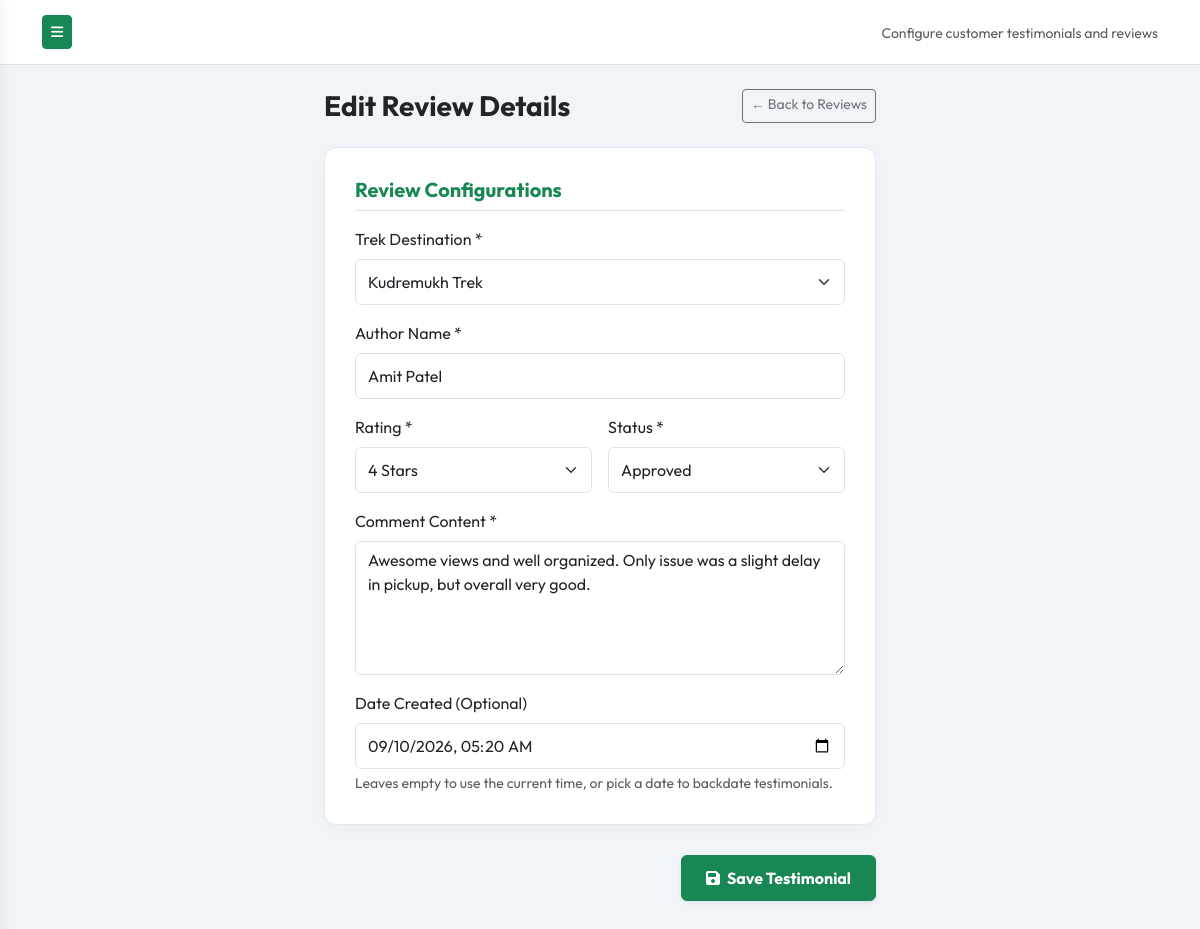
Screenshot of /admin/reviews/add.php?id=2 (signed in) with the database file from the repository.
### tables this page shows
CREATE TABLE IF NOT EXISTS `reviews` (
  `id` INT AUTO_INCREMENT PRIMARY KEY,
  `user_id` INT DEFAULT NULL,
  `trek_id` INT NOT NULL,
  `name` VARCHAR(100) NOT NULL,
  `rating` INT NOT NULL CHECK (`rating` BETWEEN 1 AND 5),
  `comment` TEXT NOT NULL,
  `status` ENUM('Pending', 'Approved', 'Rejected') DEFAULT 'Pending',
  `created_at` TIMESTAMP DEFAULT CURRENT_TIMESTAMP,
  FOREIGN KEY (`user_id`) REFERENCES `users`(`id`) ON DELETE SET NULL,
  FOREIGN KEY (`trek_id`) REFERENCES `treks`(`id`) ON DELETE CASCADE
);

CREATE TABLE IF NOT EXISTS `treks` (
  `id` INT AUTO_INCREMENT PRIMARY KEY,
  `category_id` INT DEFAULT NULL,
  `title` VARCHAR(255) NOT NULL,
  `slug` VARCHAR(255) NOT NULL UNIQUE,
  `location` VARCHAR(150) DEFAULT 'Karnataka',
  `image` VARCHAR(255) DEFAULT NULL,
  `duration` VARCHAR(100) NOT NULL,
  `difficulty` ENUM('Easy', 'Moderate', 'Difficult') DEFAULT 'Moderate',
  `trek_distance` DECIMAL(5,2) NOT NULL,
  `altitude` INT NOT NULL,
  `price` DECIMAL(10,2) NOT NULL,
  `offer_price` DECIMAL(10,2) DEFAULT NULL,
  `with_transport_price` DECIMAL(10,2) NOT NULL DEFAULT 0.00,
  `with_transport_offer_price` DECIMAL(10,2) DEFAULT NULL,
  `without_transport_price` DECIMAL(10,2) NOT NULL DEFAULT 0.00,
  `without_transport_offer_price` DECIMAL(10,2) DEFAULT NULL,
  `transport_enabled` TINYINT(1) DEFAULT 1,
  `own_transport_enabled` TINYINT(1) DEFAULT 1,
  `own_transport_note` TEXT DEFAULT NULL,
  `with_transport_note` TEXT DEFAULT NULL,
  `description` TEXT NOT NULL,
  `itinerary` TEXT NOT NULL,
  `inclusions` TEXT DEFAULT NULL,
  `exclusions` TEXT DEFAULT NULL,
  `with_transport_inclusions` TEXT DEFAULT NULL,
  `with_transport_exclusions` TEXT DEFAULT NULL,
  `own_transport_inclusions` TEXT DEFAULT NULL,
  `own_transport_exclusions` TEXT DEFAULT NULL,
  `things_to_carry` TEXT DEFAULT NULL,
  `pickup_points_txt` TEXT DEFAULT NULL,
  `status` ENUM('Active', 'Inactive') DEFAULT 'Active',
  `recurring_friday` TINYINT(1) DEFAULT 0,
  `recurring_saturday` TINYINT(1) DEFAULT 0,
  `recurring_sunday` TINYINT(1) DEFAULT 0,
  `recurring_until` DATE DEFAULT NULL,
  `featured` TINYINT(1) DEFAULT 0,
  `meta_title` VARCHAR(150) DEFAULT NULL,
  `meta_description` VARCHAR(255) DEFAULT NULL,
  `focus_keyphrase` VARCHAR(150) DEFAULT NULL,
  `excerpt` TEXT DEFAULT NULL,
  `image_alt` VARCHAR(255) DEFAULT NULL,
  `tags` TEXT DEFAULT NULL,
  `created_at` TIMESTAMP DEFAULT CURRENT_TIMESTAMP,
  `updated_at` TIMESTAMP DEFAULT CURRENT_TIMESTAMP ON UPDATE CURRENT_TIMESTAMP,
  FOREIGN KEY (`category_id`) REFERENCES `trek_categories`(`id`) ON DELETE SET NULL
);

### admin/reviews/add.php (the view, shortened to what this page needs)
<?php
$db = Database::connect();
$id = (int)($_GET['id'] ?? 0);
$review = null;
if ($id > 0) {
    try {
        $stmt = $db->prepare("SELECT * FROM reviews WHERE id = ? LIMIT 1");
        $stmt->execute([$id]);
        $review = $stmt->fetch();
    } catch (PDOException $e) {
        die("System error: " . $e->getMessage());
    }
}
try {
    $treks_stmt = $db->query("SELECT id, title FROM treks ORDER BY title ASC");
    $all_treks = $treks_stmt->fetchAll();
} catch (PDOException $e) {
    die("System error: " . $e->getMessage());
}
?>
<!DOCTYPE html>
<html lang="en">
<head>
    <link href="https://cdn.jsdelivr.net/npm/bootstrap@5.3.0/dist/css/bootstrap.min.css" rel="stylesheet">
    <link href="https://cdnjs.cloudflare.com/ajax/libs/font-awesome/6.4.0/css/all.min.css" rel="stylesheet">
    <link href="<?php echo SITE_URL; ?>/assets/css/admin.css" rel="stylesheet">
    <link href="<?php echo SITE_URL; ?>/assets/css/responsive.css" rel="stylesheet">
</head>
<body class="admin-body">
<div class="d-flex" id="wrapper">
    <div id="page-content-wrapper">
        <nav class="navbar navbar-expand-lg navbar-light admin-navbar border-bottom">
            <div class="container-fluid">
                <button class="btn btn-success btn-sm" id="menu-toggle"><i class="fas fa-bars"></i></button>
                <div class="ms-auto">
                    <span class="text-muted small">Configure customer testimonials and reviews</span>
                </div>
            </div>
        </nav>
        <div class="container-fluid p-4" style="max-width: 600px;">
            <div class="d-flex justify-content-between align-items-center mb-4">
                <h3 class="fw-bold mb-0"><?php echo $id > 0 ? 'Edit Review Details' : 'Create Testimonial'; ?></h3>
                <a href="<?php echo SITE_URL; ?>/admin/reviews/manage.php" class="btn btn-outline-secondary btn-sm">
                    &larr; Back to Reviews
                </a>
            </div>
            <form action="" method="POST">
                <div class="admin-card">
                    <h5 class="fw-bold text-success mb-3 border-bottom pb-2">Review Configurations</h5>
                    <div class="row g-3">
                        <div class="col-md-12">
                            <label class="form-label">Trek Destination *</label>
                            <select name="trek_id" class="form-select" required>
                                <?php foreach ($all_treks as $t): ?>
                                    <option value="<?php echo $t['id']; ?>" <?php echo (isset($review) && $review['trek_id'] == $t['id']) ? 'selected' : ''; ?>>
                                        <?php echo htmlspecialchars($t['title']); ?>
                                    </option>
                                <?php endforeach; ?>
                            </select>
                        </div>
                        <div class="col-md-12">
                            <label class="form-label">Author Name *</label>
                            <input type="text" name="name" class="form-control" required placeholder="e.g. Jane Smith" value="<?php echo htmlspecialchars($review['name'] ?? ''); ?>">
                        </div>
                        <div class="col-md-6">
                            <label class="form-label">Rating *</label>
                            <select name="rating" class="form-select" required>
                                <?php for ($r = 5; $r >= 1; $r--): ?>
                                    <option value="<?php echo $r; ?>" <?php echo (!isset($review) && $r === 5) || (isset($review) && (int)$review['rating'] === $r) ? 'selected' : ''; ?>>
                                        <?php echo $r; ?> Star<?php echo $r > 1 ? 's' : ''; ?>
                                    </option>
                                <?php endfor; ?>
                            </select>
                        </div>
                        <div class="col-md-6">
                            <label class="form-label">Status *</label>
                            <select name="status" class="form-select" required>
                                <option value="Approved" <?php echo (!isset($review)) || (isset($review) && $review['status'] === 'Approved') ? 'selected' : ''; ?>>Approved</option>
                            </select>
                        </div>
                        <div class="col-md-12">
                            <label class="form-label">Comment Content *</label>
                            <textarea name="comment" class="form-control" rows="5" required placeholder="Write the testimonial content here..."><?php echo htmlspecialchars($review['comment'] ?? ''); ?></textarea>
                        </div>
                        <div class="col-md-12">
                            <label class="form-label">Date Created (Optional)</label>
                            <?php
                            $created_at_val = '';
                            if (isset($review['created_at'])) {
                                $created_at_val = date('Y-m-d\TH:i', strtotime($review['created_at']));
                            } else {
                                $created_at_val = date('Y-m-d\TH:i');
                            }
                            ?>
                            <input type="datetime-local" name="created_at" class="form-control" value="<?php echo $created_at_val; ?>">
                            <small class="text-muted d-block mt-1">Leaves empty to use the current time, or pick a date to backdate testimonials.</small>
                        </div>
                    </div>
                </div>
                <div class="text-end mb-4">
                    <button type="submit" class="btn btn-success px-4 py-2 fw-bold shadow-sm">
                        <i class="fas fa-save me-1"></i> Save Testimonial
                    </button>
                </div>
            </form>
        </div>
    </div>
</div>
</body>
</html>

### assets/css/admin.css (style rules this page uses)
:root { --admin-primary: #2D5A27; --admin-secondary: #34495E; --admin-dark: #1E293B; --admin-light: #F8FAFC; --sidebar-width: 260px; --transition: all 0.3s cubic-bezier(0.25, 0.8, 0.25, 1); }
body.admin-body { background-color: #F1F5F9; font-family: 'Outfit', sans-serif; overflow-x: hidden; }
#wrapper { display: flex; width: 100%; }
#page-content-wrapper { min-width: 100vw; transition: margin 0.3s cubic-bezier(0.25, 0.8, 0.25, 1); }
.admin-navbar { background-color: #FFFFFF; box-shadow: 0 2px 10px rgba(0,0,0,0.02); padding: 15px 30px; }
.admin-card { background-color: #FFFFFF; border-radius: 12px; box-shadow: 0 4px 15px rgba(0,0,0,0.03); border: 1px solid #E2E8F0; padding: 30px; margin-bottom: 30px; }
@media (min-width: 768px) { #page-content-wrapper { min-width: 0; width: 100%; } }

### assets/css/responsive.css (style rules this page uses)
*, *::before, *::after { box-sizing: border-box; }
html { -webkit-text-size-adjust: 100%; scroll-behavior: smooth; }
body { overflow-x: hidden; -webkit-font-smoothing: antialiased; }
input, select, textarea, button, .btn { min-height: 46px; }
.btn-sm, .form-control-sm, select.form-select-sm, .btn-group-sm > .btn { min-height: 34px !important; }
h1, h2, h3, h4, h5, h6, p, a, span, li, td, th, label { word-wrap: break-word; overflow-wrap: break-word; }
@media (min-width: 1025px) { #page-content-wrapper { min-width: 0; width: 100%; } }

### rows the page displays
reviews: trek_id "Kudremukh Trek", name "Amit Patel", rating "4 Stars", status "Approved", comment "Awesome views and well organized. Only issue was a slight delay in pickup, but overall very good.", created_at "09/10/2026 05:20"
